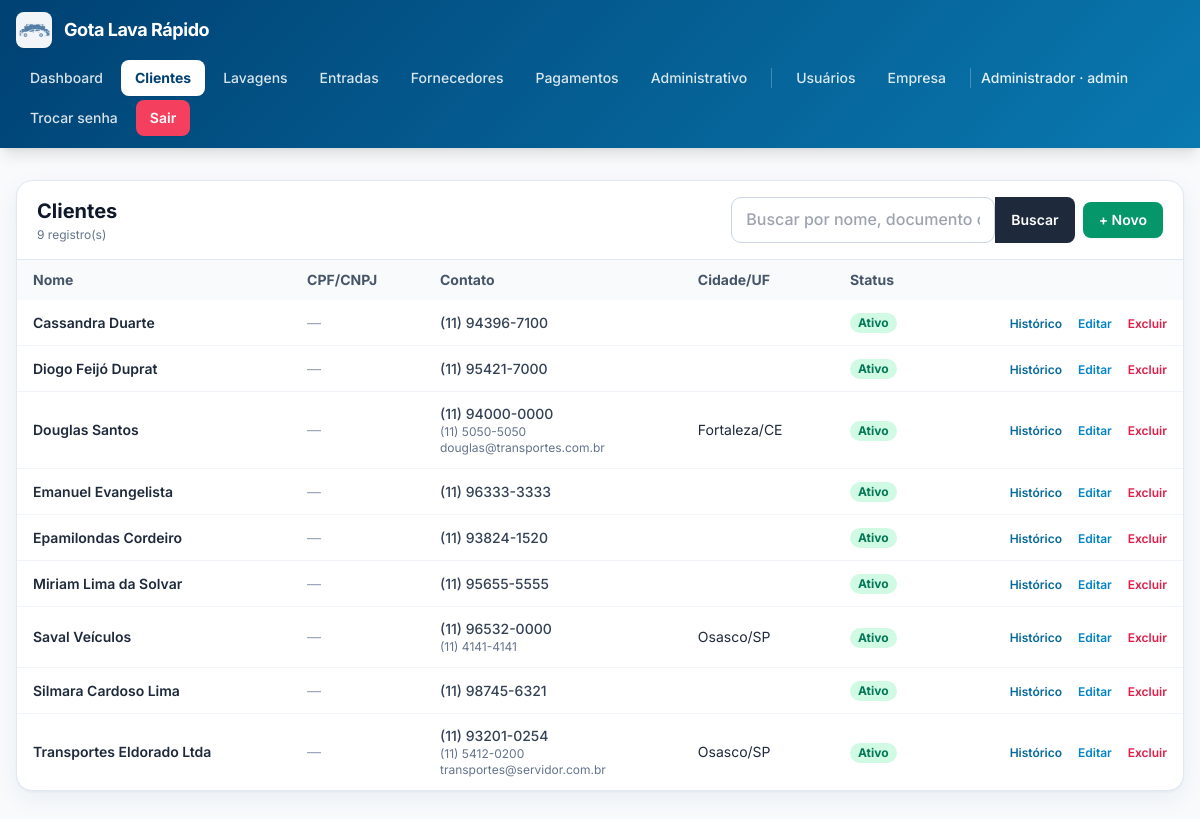
/clientes.php (signed in), run on the app's committed database.
### tables this page shows
CREATE TABLE empresa (
                id INTEGER PRIMARY KEY CHECK (id = 1),
                razao_social  TEXT NOT NULL DEFAULT '',
                nome_fantasia TEXT NOT NULL DEFAULT '',
                cnpj          TEXT NOT NULL DEFAULT '',
                inscricao_estadual TEXT NOT NULL DEFAULT '',
                email         TEXT NOT NULL DEFAULT '',
                telefone      TEXT NOT NULL DEFAULT '',
                celular       TEXT NOT NULL DEFAULT '',
                cep           TEXT NOT NULL DEFAULT '',
                endereco      TEXT NOT NULL DEFAULT '',
                numero        TEXT NOT NULL DEFAULT '',
                complemento   TEXT NOT NULL DEFAULT '',
                bairro        TEXT NOT NULL DEFAULT '',
                cidade        TEXT NOT NULL DEFAULT '',
                uf            TEXT NOT NULL DEFAULT '',
                logo_path     TEXT NOT NULL DEFAULT '',
                atualizado_em TEXT NOT NULL DEFAULT (datetime('now','localtime'))
            );

CREATE TABLE usuarios (
        id INTEGER PRIMARY KEY AUTOINCREMENT,
        email TEXT NOT NULL UNIQUE,
        senha_hash TEXT NOT NULL,
        is_admin INTEGER NOT NULL DEFAULT 0,
        precisa_trocar_senha INTEGER NOT NULL DEFAULT 1,
        ativo INTEGER NOT NULL DEFAULT 1,
        criado_em TEXT NOT NULL DEFAULT (datetime('now','localtime'))
    , nome TEXT NOT NULL DEFAULT '', cpf TEXT NOT NULL DEFAULT '', celular TEXT NOT NULL DEFAULT '');

CREATE TABLE clientes (
        id INTEGER PRIMARY KEY AUTOINCREMENT,
        tipo TEXT NOT NULL DEFAULT 'F',
        nome TEXT NOT NULL DEFAULT '',
        nome_fantasia TEXT NOT NULL DEFAULT '',
        cpf_cnpj TEXT NOT NULL DEFAULT '',
        rg_ie TEXT NOT NULL DEFAULT '',
        data_nascimento TEXT NOT NULL DEFAULT '',
        email TEXT NOT NULL DEFAULT '',
        telefone TEXT NOT NULL DEFAULT '',
        celular TEXT NOT NULL DEFAULT '',
        cep TEXT NOT NULL DEFAULT '',
        endereco TEXT NOT NULL DEFAULT '',
        numero TEXT NOT NULL DEFAULT '',
        complemento TEXT NOT NULL DEFAULT '',
        bairro TEXT NOT NULL DEFAULT '',
        cidade TEXT NOT NULL DEFAULT '',
        uf TEXT NOT NULL DEFAULT '',
        observacoes TEXT NOT NULL DEFAULT '',
        ativo INTEGER NOT NULL DEFAULT 1,
        criado_em TEXT NOT NULL DEFAULT (datetime('now','localtime')),
        atualizado_em TEXT NOT NULL DEFAULT (datetime('now','localtime'))
    );

### config.php (called while the page is built, shortened)
<?php
function db(): PDO {
    static $pdo = null;
    if ($pdo === null) {
        $pdo = new PDO('sqlite:' . DB_PATH, null, null, [
            PDO::ATTR_ERRMODE            => PDO::ERRMODE_EXCEPTION,
            PDO::ATTR_DEFAULT_FETCH_MODE => PDO::FETCH_ASSOC,
        ]);
        $pdo->exec('PRAGMA foreign_keys = ON');
        $pdo->exec('PRAGMA journal_mode = WAL');
    }
    return $pdo;
}
require_once APP_ROOT . '/functions.php';

### functions.php (called while the page is built, shortened)
<?php
function e(?string $s): string {
    return htmlspecialchars((string)$s, ENT_QUOTES, 'UTF-8');
}
function usuario_logado(): ?array {
    $stmt = db()->prepare('SELECT id, email, is_admin, precisa_trocar_senha, ativo FROM usuarios WHERE id = ?');
    $stmt->execute([$_SESSION['usuario_id']]);
    $u = $stmt->fetch();
    return $u;
}
function empresa(): array {
    static $cache = null;
    if ($cache !== null) return $cache;
    $pdo = db();
    $existe = $pdo->query(
        "SELECT name FROM sqlite_master WHERE type='table' AND name='empresa'"
    )->fetchColumn();
    if (!$existe) {
        $pdo->exec("
            CREATE TABLE empresa (
                id INTEGER PRIMARY KEY CHECK (id = 1),
                razao_social  TEXT NOT NULL DEFAULT '',
                nome_fantasia TEXT NOT NULL DEFAULT '',
                cnpj          TEXT NOT NULL DEFAULT '',
                inscricao_estadual TEXT NOT NULL DEFAULT '',
                email         TEXT NOT NULL DEFAULT '',
                telefone      TEXT NOT NULL DEFAULT '',
                celular       TEXT NOT NULL DEFAULT '',
                cep           TEXT NOT NULL DEFAULT '',
                endereco      TEXT NOT NULL DEFAULT '',
                numero        TEXT NOT NULL DEFAULT '',
                complemento   TEXT NOT NULL DEFAULT '',
                bairro        TEXT NOT NULL DEFAULT '',
                cidade        TEXT NOT NULL DEFAULT '',
                uf            TEXT NOT NULL DEFAULT '',
                logo_path     TEXT NOT NULL DEFAULT '',
                atualizado_em TEXT NOT NULL DEFAULT (datetime('now','localtime'))
            )
        ");
        $pdo->exec("INSERT INTO empresa (id) VALUES (1)");
    } else {
        $pdo->exec("INSERT OR IGNORE INTO empresa (id) VALUES (1)");
    }
    $cache = $pdo->query('SELECT * FROM empresa WHERE id = 1')->fetch() ?: [];
    return $cache;
}
function empresa_logo_url(): ?string {
    $e = empresa();
    $abs = APP_ROOT . '/' . $e['logo_path'];
    return $e['logo_path'] . '?v=' . filemtime($abs);
}
function tem_permissao(string $modulo): bool {
    $u = usuario_logado();
    if ((int)$u['is_admin'] === 1) return true;
    return in_array($modulo, $_SESSION['__permissoes_cache'], true);
}

### clientes.php (the view, shortened to what this page needs)
<?php
require_once __DIR__ . '/config.php';
try {
    $__emp  = empresa();
} catch (Throwable $e) {
    $__emp = []; $__logo = null;
}
$busca  = trim((string)($_GET['q'] ?? ''));
$where  = '';
$params = [];
$stmt = db()->prepare("SELECT * FROM clientes $where ORDER BY nome COLLATE NOCASE");
$stmt->execute($params);
$clientes = $stmt->fetchAll();
require __DIR__ . '/header.php';
?>
<div class="bg-white rounded-2xl shadow-card border border-slate-200 overflow-hidden">
  <div class="px-5 py-4 border-b border-slate-200 flex flex-wrap items-center justify-between gap-3">
    <div>
      <h1 class="text-xl font-bold text-slate-900">Clientes</h1>
      <p class="text-xs text-slate-500 mt-0.5"><?= count($clientes) ?> registro(s)</p>
    </div>
    <div class="flex items-center gap-2 flex-wrap">
      <form method="get" class="flex">
        <input type="text" name="q" value="<?= e($busca) ?>"
               placeholder="Buscar por nome, documento ou e-mail"
               class="w-56 sm:w-72 rounded-l-lg border border-slate-300 px-3 py-2 text-sm font-semibold
                      focus:outline-none focus:ring-2 focus:ring-brand-400">
        <button class="rounded-r-lg bg-slate-800 hover:bg-slate-700 text-white px-4 text-sm font-semibold">Buscar</button>
      </form>
      <a href="cliente_form.php"
         class="rounded-lg bg-emerald-600 hover:bg-emerald-500 text-white px-4 py-2 text-sm font-semibold
                whitespace-nowrap shadow-sm">
        + Novo
      </a>
    </div>
  </div>
  <div class="overflow-x-auto">
    <table class="min-w-full text-sm">
      <thead class="bg-slate-50 text-slate-600">
        <tr>
          <th class="text-left px-4 py-2.5 font-bold">Nome</th>
          <th class="text-left px-4 py-2.5 font-bold">CPF/CNPJ</th>
          <th class="text-left px-4 py-2.5 font-bold">Contato</th>
          <th class="text-left px-4 py-2.5 font-bold">Cidade/UF</th>
          <th class="text-left px-4 py-2.5 font-bold">Status</th>
          <th class="px-4 py-2.5"></th>
        </tr>
      </thead>
      <tbody class="divide-y divide-slate-100">
      <?php if (!$clientes): ?>
        <tr><td colspan="6" class="px-4 py-10 text-center text-slate-400">
          Nenhum cliente cadastrado. Clique em <strong>+ Novo</strong> para começar.
        </td></tr>
      <?php else: foreach ($clientes as $c): ?>
        <tr class="hover:bg-slate-50 transition">
          <td class="px-4 py-3">
            <div class="font-semibold text-slate-800"><?= e($c['nome']) ?></div>
          </td>
          <td class="px-4 py-3 whitespace-nowrap">
            <?php if ($c['cpf_cnpj']): ?>
              <div class="text-xs text-slate-400 font-bold"><?= $c['tipo'] === 'J' ? 'CNPJ' : 'CPF' ?></div>
              <?= e(formatar_cpf_cnpj($c['cpf_cnpj'], $c['tipo'])) ?>
            <?php else: ?>
              <span class="text-slate-400">—</span>
            <?php endif; ?>
          </td>
          <td class="px-4 py-3">
            <?php if ($c['celular']): ?><div class="font-medium text-slate-700"><?= e($c['celular']) ?></div><?php endif; ?>
            <?php if ($c['telefone']): ?><div class="text-xs text-slate-500"><?= e($c['telefone']) ?></div><?php endif; ?>
            <?php if ($c['email']): ?><div class="text-xs text-slate-500 break-all"><?= e($c['email']) ?></div><?php endif; ?>
          </td>
          <td class="px-4 py-3">
            <?= e($c['cidade']) ?><?= $c['uf'] ? '/' . e($c['uf']) : '' ?>
          </td>
          <td class="px-4 py-3">
            <?php if ($c['ativo']): ?>
              <span class="inline-block text-xs px-2 py-0.5 rounded-full bg-emerald-100 text-emerald-700 font-bold">Ativo</span>
            <?php else: ?>
              <span class="inline-block text-xs px-2 py-0.5 rounded-full bg-slate-200 text-slate-700 font-bold">Inativo</span>
            <?php endif; ?>
          </td>
          <td class="px-4 py-3 text-right whitespace-nowrap">
            <button type="button"
                    class="btn-historico text-brand-600 hover:underline text-xs font-semibold mr-3"
                    data-id="<?= (int)$c['id'] ?>"
                    data-nome="<?= e($c['nome']) ?>">
              Histórico
            </button>
            <a href="cliente_form.php?id=<?= (int)$c['id'] ?>"
               class="text-sky-600 hover:underline text-xs font-semibold mr-3">Editar</a>
            <form method="post" class="inline"
                  onsubmit="return confirm('Excluir o cliente <?= e(addslashes($c['nome'])) ?>?');">
              <button class="text-rose-600 hover:underline text-xs font-semibold">Excluir</button>
            </form>
          </td>
        </tr>
      <?php endforeach; endif; ?>
      </tbody>
    </table>
  </div>
</div>
<?php require __DIR__ . '/footer.php'; ?>

### header.php (shortened to what this page needs)
<?php
$u      = usuario_logado();
$__emp  = [];
$__logo = null;
try {
    $__emp  = empresa();
    $__logo = empresa_logo_url();
} catch (Throwable $e) {
    $__emp = []; $__logo = null;
}
$__nome = $__emp['nome_fantasia'] ?? '';
$nomeTopo = '';
$atual    = basename($_SERVER['PHP_SELF'] ?? '');
if ($u) {
    $nomeTopo = $u['email'];
    try {
        $st = db()->prepare('SELECT nome FROM usuarios WHERE id = ?');
        $st->execute([(int)$_SESSION['usuario_id']]);
        $n = $st->fetchColumn();
        if ($n) $nomeTopo = $n;
    } catch (Throwable $e) {  }
}
function menu_cls(string $href, array $arquivos, string $atual): string {
    $ativo = ($atual === $href) || in_array($atual, $arquivos, true);
    return $ativo
        ? 'px-3.5 py-2 rounded-lg bg-white text-brand-700 font-bold shadow-sm'
        : 'px-3.5 py-2 rounded-lg text-white/85 hover:text-white hover:bg-white/15 transition font-medium';
}
?>
<!DOCTYPE html>
<html lang="pt-BR" class="h-full">
<head>
<script src="https://cdn.tailwindcss.com"></script>
</head>
<body class="h-full bg-slate-50 text-slate-800 antialiased">
<?php if ($u): ?>
<nav class="sticky top-0 z-40 text-white shadow-lg"
     style="background: linear-gradient(135deg, #004173 0%, #0979b0 100%);">
  <div class="max-w-7xl mx-auto px-4 py-3 flex flex-wrap items-center justify-between gap-3">
    <a href="dashboard.php" class="flex items-center gap-3 font-bold tracking-tight text-lg">
      <?php if ($__logo): ?>
        <img src="<?= e($__logo) ?>" alt="Logo"
             class="h-9 w-9 object-contain bg-white/95 rounded-lg p-0.5 shadow-sm">
      <?php endif; ?>
      <span><?= e($__nome) ?></span>
    </a>
    <div class="flex items-center gap-1 text-sm flex-wrap">
      <a href="dashboard.php" class="<?= menu_cls('dashboard.php', ['dashboard_operacional.php'], $atual) ?>">Dashboard</a>
      <?php if (function_exists('tem_permissao') && tem_permissao('clientes')): ?>
        <a href="clientes.php" class="<?= menu_cls('clientes.php', ['cliente_form.php', 'cliente_historico.php'], $atual) ?>">Clientes</a>
      <?php endif; ?>
      <?php if (function_exists('tem_permissao') && tem_permissao('lavagens')): ?>
        <a href="lavagens.php" class="<?= menu_cls('lavagens.php', ['lavagem_form.php'], $atual) ?>">Lavagens</a>
      <?php endif; ?>
      <?php if (function_exists('tem_permissao') && tem_permissao('entradas')): ?>
        <a href="entradas.php" class="<?= menu_cls('entradas.php', ['entrada_lavagem.php', 'cupom_lavagem.php', 'recibo.php'], $atual) ?>">Entradas</a>
      <?php endif; ?>
      <?php if (function_exists('tem_permissao') && tem_permissao('fornecedores')): ?>
        <a href="fornecedores.php" class="<?= menu_cls('fornecedores.php', ['fornecedor_form.php'], $atual) ?>">Fornecedores</a>
      <?php endif; ?>
      <?php if (function_exists('tem_permissao') && tem_permissao('pagamentos')): ?>
        <a href="pagamentos.php" class="<?= menu_cls('pagamentos.php', [
              'pagamento_form.php', 'dashboard_pagamentos.php',
              'relatorio_pagamentos.php', 'categorias_pagamento.php',
           ], $atual) ?>">Pagamentos</a>
      <?php endif; ?>
      <?php if (function_exists('tem_permissao') && tem_permissao('administrativo')): ?>
        <a href="administrativo.php" class="<?= menu_cls('administrativo.php', [], $atual) ?>">Administrativo</a>
      <?php endif; ?>
      <?php if ($u['is_admin']): ?>
        <a href="usuarios.php" class="<?= menu_cls('usuarios.php', ['usuario_form.php','usuario_senha_gerada.php'], $atual) ?>">Usuários</a>
        <a href="empresa.php"  class="<?= menu_cls('empresa.php',  [], $atual) ?>">Empresa</a>
      <?php endif; ?>
      <span class="hidden md:inline text-white/90 font-medium pr-2">
        <?= e($nomeTopo) ?><?= $u['is_admin'] ? ' · admin' : '' ?>
      </span>
      <a href="trocar_senha.php" class="px-3.5 py-2 rounded-lg text-white/85 hover:text-white hover:bg-white/15 transition font-medium">Trocar senha</a>
      <a href="logout.php"       class="px-3.5 py-2 rounded-lg bg-rose-500 hover:bg-rose-600 text-white font-semibold transition shadow-sm">Sair</a>
    </div>
  </div>
</nav>
<?php endif; ?>
<main class="max-w-7xl mx-auto px-4 py-6 sm:py-8">

### header.php (style rules this page uses)
:root { --brand-700: #004173; --brand-500: #0979b0; --brand-400: #0cb7f2; --brand-200: #7cdaf9; --brand-100: #b6ffff; }
html, body { font-family: 'Inter', ui-sans-serif, system-ui, -apple-system, sans-serif; }
input:not([type="checkbox"]):not([type="radio"]):not([type="color"]):not([type="file"]):not([type="submit"]):not([type="button"]):not([type="hidden"]), select, textarea { font-size: 1rem; font-weight: 600; color: #000000; background-color: #ffffff; border: 1.5px solid #cbd5e1; border-radius: 0.625rem; padding: 0.7rem 0.875rem; transition: border-color .15s, box-shadow .15s, background-color .15s; width: 100%; line-height: 1.35; }
input::placeholder, textarea::placeholder { color: #94a3b8; font-weight: 500; }

### data on the page
empresa: logo_path (picture), nome_fantasia "Gota Lava Rápido"
usuarios: nome "Administrador"
clientes: nome "Cassandra Duarte", celular "(11) 94396-7100", ativo "Ativo"
clientes: nome "Diogo Feijó Duprat", celular "(11) 95421-7000", ativo "Ativo"
clientes: nome "Douglas Santos", celular "(11) 94000-0000", telefone "(11) 5050-5050", email "douglas@transportes.com.br", cidade "Fortaleza", uf "CE", ativo "Ativo"
clientes: nome "Emanuel Evangelista", celular "(11) 96333-3333", ativo "Ativo"
clientes: nome "Epamilondas Cordeiro", celular "(11) 93824-1520", ativo "Ativo"
clientes: nome "Miriam Lima da Solvar", celular "(11) 95655-5555", ativo "Ativo"
clientes: nome "Saval Veículos", celular "(11) 96532-0000", telefone "(11) 4141-4141", cidade "Osasco", uf "SP", ativo "Ativo"
clientes: nome "Silmara Cardoso Lima", celular "(11) 98745-6321", ativo "Ativo"
clientes: nome "Transportes Eldorado Ltda", celular "(11) 93201-0254", telefone "(11) 5412-0200", email "transportes@servidor.com.br", cidade "Osasco", uf "SP", ativo "Ativo"

### other printed values
count($clientes) "9"
